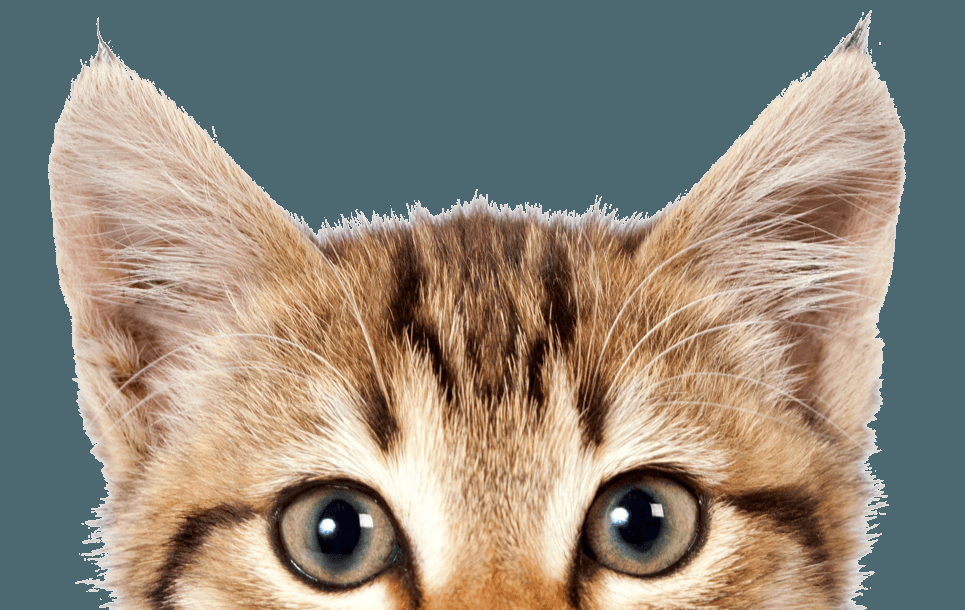
//> input picture tests_img/cat.png, 965 x 610 px
$ ./line_detector   (built with g++ and OpenCV 4)
//> lines starting //> are read from the running program, lines starting //| are printed output that depends on the picture; after the words box and inside, x2 and y2 are one past the last pixel; in counts of white or black regions, pixels touching at a corner belong together
#include <opencv2/opencv.hpp>
#include <iostream>

int main (int argc, char **argv){
  cv::Mat input;
  if (argc == 2){
    input = cv::imread(argv[1]);
  } else {
    input = cv::imread("../../../tests_img/cat.png");
//> input is the input picture: 610 rows x 965 cols, CV_8UC3; mean B, G, R 122.6, 135.3, 142.7
  }
  if (!input.data){
    std::cout << "IMAGE NOT LOADED" << std::endl;
    return 0;
  }
  cv::Mat gray;
  cv::cvtColor(input, gray, cv::COLOR_BGR2GRAY);
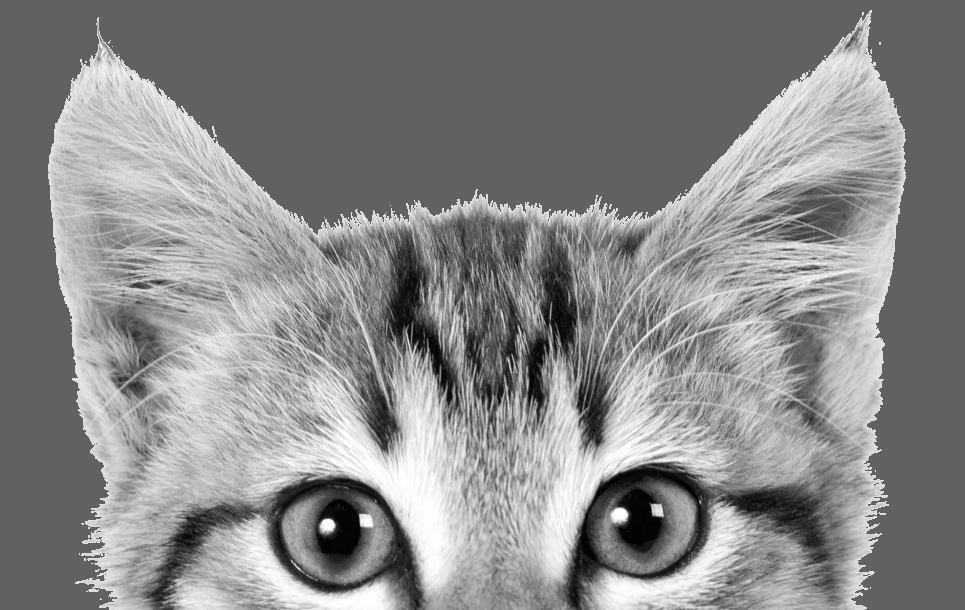
//> gray: 610 rows x 965 cols, CV_8UC1; min 2, max 254, mean 136

  cv::Ptr<cv::LineSegmentDetector> det = cv::createLineSegmentDetector();

  cv::Mat lines;
  det->detect(gray, lines);
//> lines = 2734 rows, first 6: [359.2, 519.4, 359.3, 526.9], [331, 517.5, 324.2, 518.3], [336.1, 523.8, 330.2, 517], [628.5, 513.3, 623.5, 505.8], [624.3, 507.2, 614.3, 506.8], [356.6, 512, 359.5, 519.8]
  det->drawSegments(input, lines);
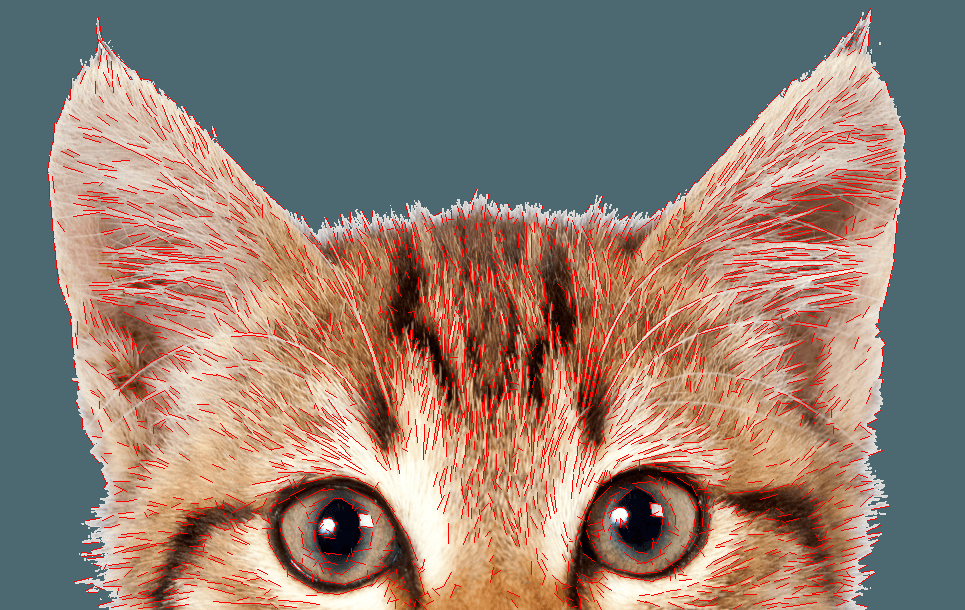
//> input: 610 rows x 965 cols, CV_8UC3; 6.26% of pixels changed, all inside (x1, y1, x2, y2) = (47, 8, 907, 610)
  cv::imshow("lines_grey", input);

  cv::waitKey(0);
  return 0;
}

$ run again, with tests_img/bird.jpg saved as tests_img/cat.png
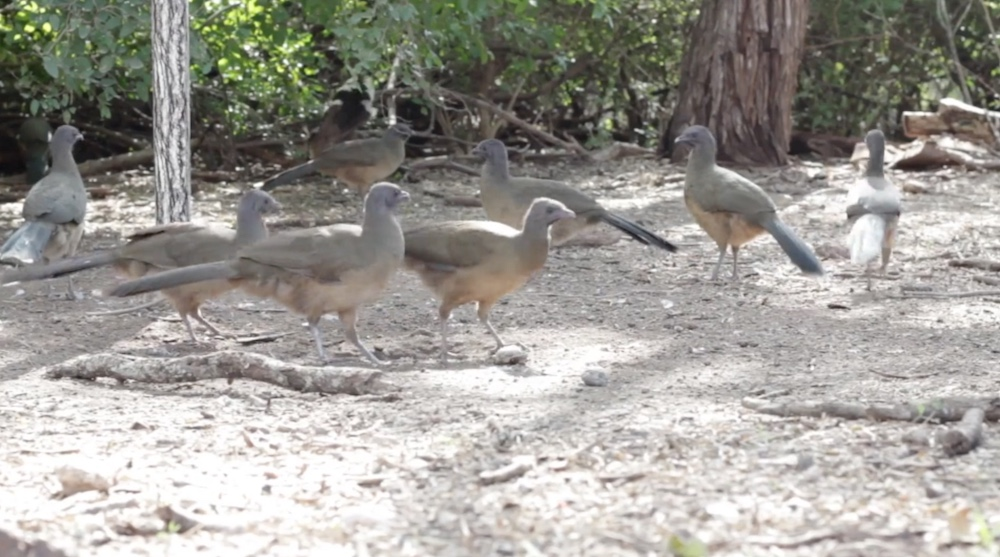
//> input picture tests_img/bird.jpg, 1000 x 557 px
//> input is the input picture: 557 rows x 1000 cols, CV_8UC3; mean B, G, R 149.6, 155.6, 158.1
//> `cv::cvtColor(input, gray, cv::COLOR_BGR2GRAY);`:
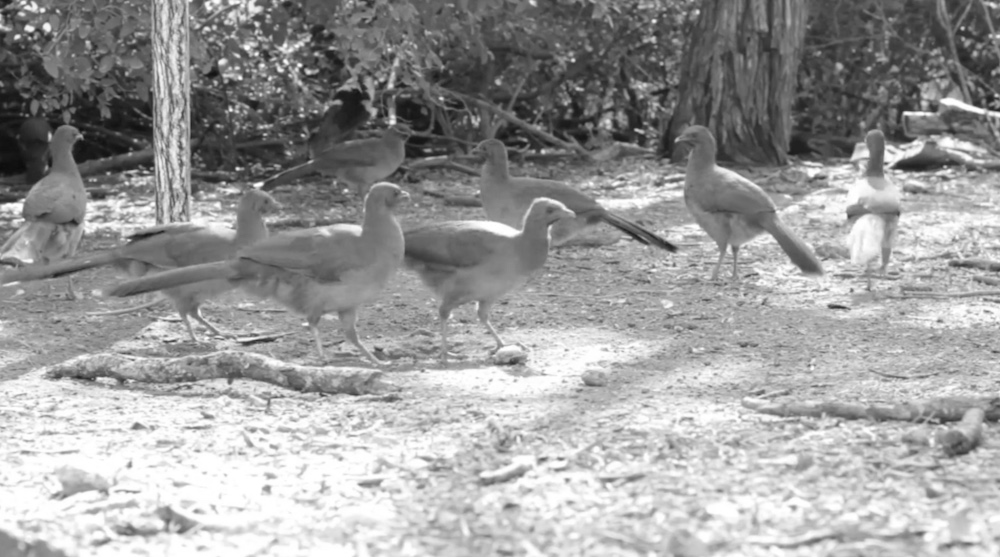
//> gray: 557 rows x 1000 cols, CV_8UC1; min 11, max 255, mean 155.7
//> `det->drawSegments(input, lines);`:
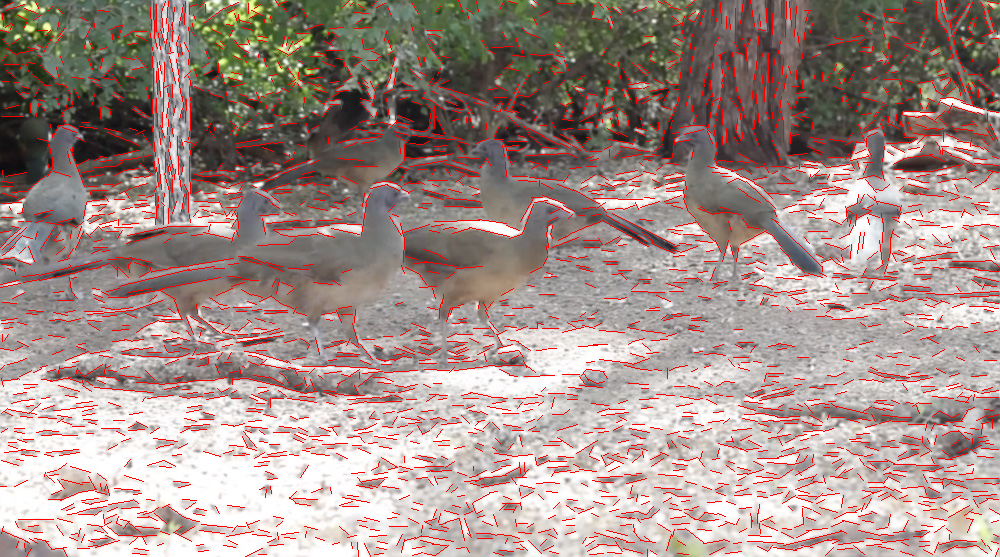
//> input: 557 rows x 1000 cols, CV_8UC3; 7.35% of pixels changed, all inside (x1, y1, x2, y2) = (0, 0, 1000, 557)

$ run again, with tests_img/img.jpg saved as tests_img/cat.png
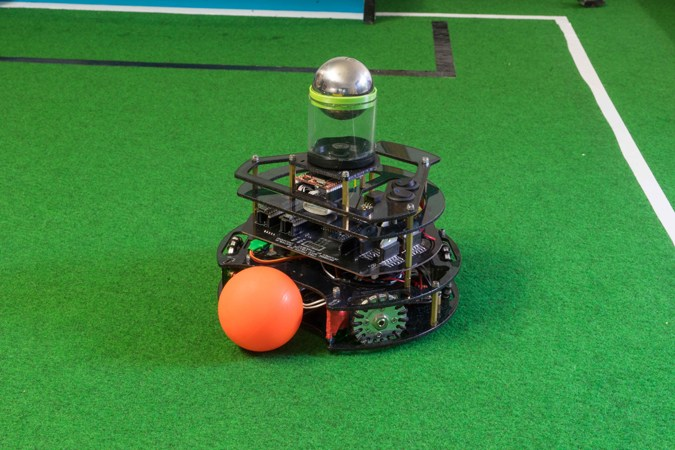
//> input picture tests_img/img.jpg, 675 x 450 px
//> input is the input picture: 450 rows x 675 cols, CV_8UC3; mean B, G, R 62.2, 132.2, 62.6
//> `cv::cvtColor(input, gray, cv::COLOR_BGR2GRAY);`:
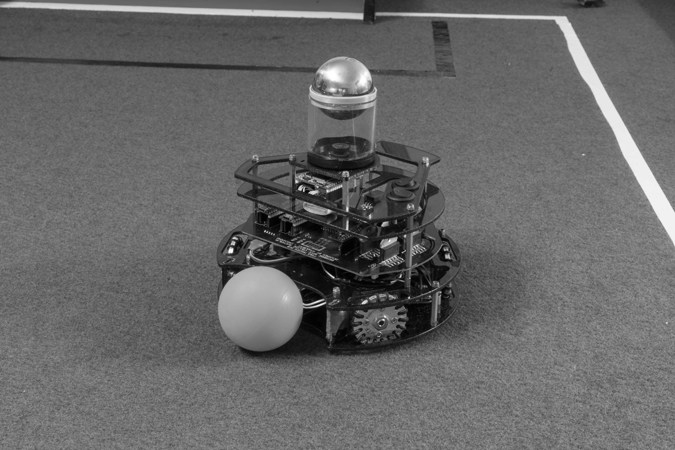
//> gray: 450 rows x 675 cols, CV_8UC1; min 0, max 255, mean 103.4
//> lines = 385 rows, first 6: [321.8, 298, 313.1, 300.6], [306, 310.7, 325.4, 303.8], [224.1, 249.9, 230.1, 247.4], [348.4, 230.6, 348.3, 219.4], [334.4, 210.4, 324.2, 207.4], [294.3, 174.4, 294.3, 181.9]
//> `det->drawSegments(input, lines);`:
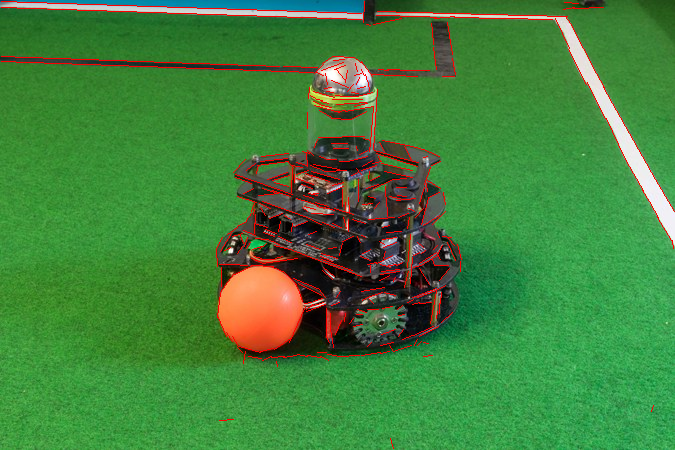
//> input: 450 rows x 675 cols, CV_8UC3; 2.4% of pixels changed, all inside (x1, y1, x2, y2) = (1, 1, 675, 449)

$ run again, with tests_img/rbot2.jpg saved as tests_img/cat.png
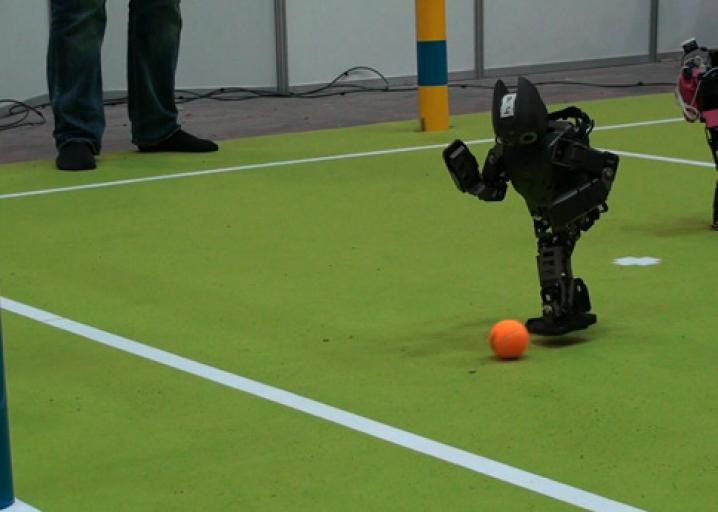
//> input picture tests_img/rbot2.jpg, 718 x 512 px
//> input is the input picture: 512 rows x 718 cols, CV_8UC3; mean B, G, R 64.9, 118.8, 99.2
//> `cv::cvtColor(input, gray, cv::COLOR_BGR2GRAY);`:
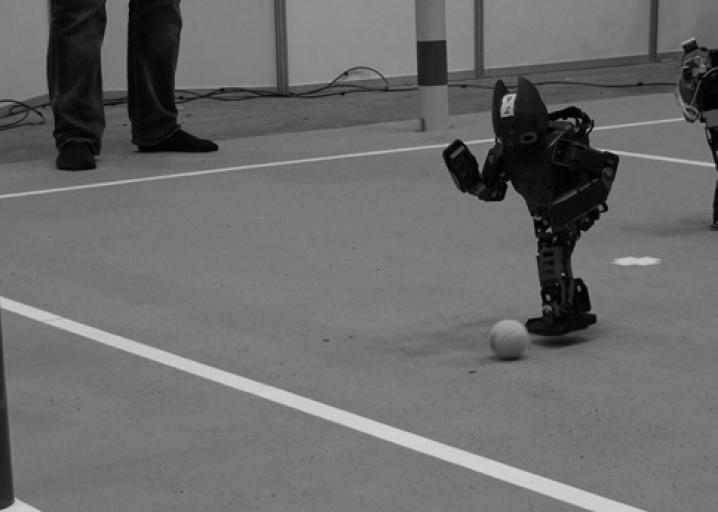
//> gray: 512 rows x 718 cols, CV_8UC1; min 0, max 219, mean 106.8
//> lines = 281 rows, first 6: [605.4, 151.7, 630.5, 156.1], [715.2, 164.5, 703.1, 128.1], [14.81, 503.6, 0.201, 509.6], [459.6, 137.9, 478.7, 163.6], [494.9, 143.2, 490.6, 101.9], [509.5, 92.14, 499.3, 97.93]
//> `det->drawSegments(input, lines);`:
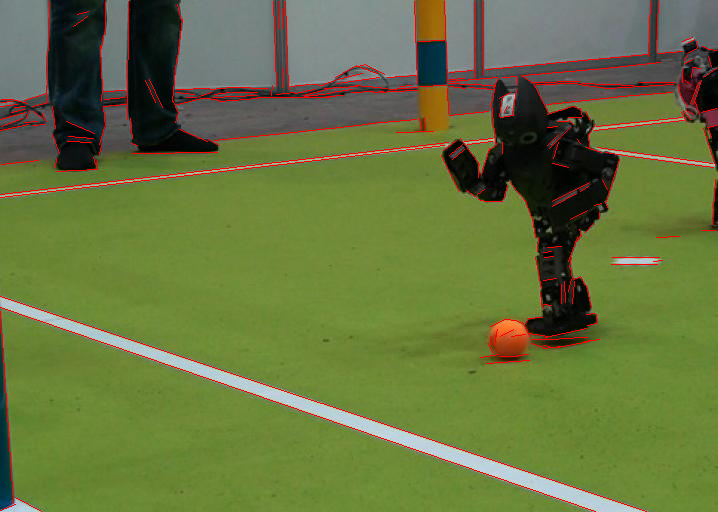
//> input: 512 rows x 718 cols, CV_8UC3; 2.48% of pixels changed, all inside (x1, y1, x2, y2) = (0, 1, 717, 512)
